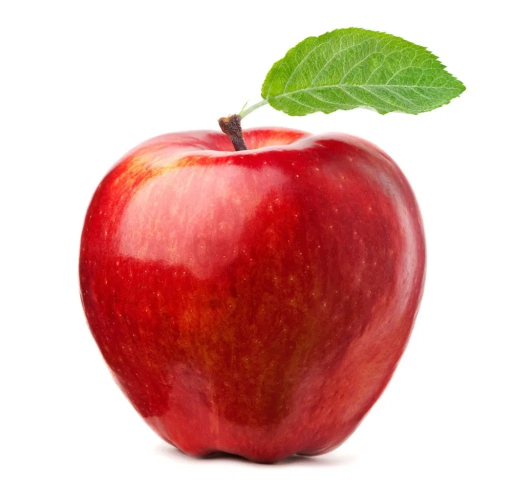
#> input picture Figuras/Maca.webp, 1024 x 978 px, found by its file name (shown at 1/2 size)
$ python teste2.py
#> lines starting #> are read from the running program, lines starting #| are printed output that depends on the picture
import matplotlib.pyplot as plt
import math
import numpy as np
import cv2

def seno(freq, amp, x0, y0, direction):
	xi = [0.0, math.pi*0.5, math.pi*1.5]
	x = []
	y = []
	for i in range(0, freq):
		for j in xi:
			if (j != 0 and i > 0) or (i == 0):
				yi = math.sin(j)
				x.append(x0 + (j + i*2*math.pi)/(freq*2*math.pi))
				y.append(y0 + yi * amp/2)

	x = x[::direction]
	y = y[::direction]
	return x, y


# img = cv2.imread('VB/Frida.jfif', cv2.IMREAD_GRAYSCALE)
img = cv2.imread('Figuras/Maca.webp', cv2.IMREAD_GRAYSCALE)
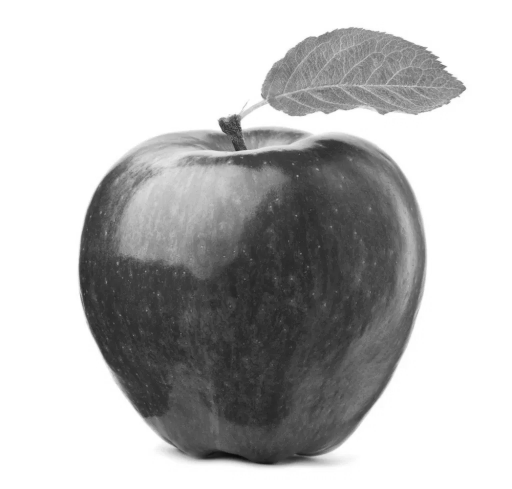
#> img: shape (978, 1024) (shown at 1/2 size); min 9, max 255, mean 186.5
img = np.array(img, dtype = np.float32)

len_x = img.shape[1]
#> len_x = 1024
len_y = img.shape[0]
#> len_y = 978

print('Dimensão Original:', len_x, len_y, len_x * len_y)
#| Dimensão Original: 1024 978 1001472

img = cv2.resize(img, (int(len_x/25),int(len_y/25)), interpolation=cv2.INTER_LINEAR)
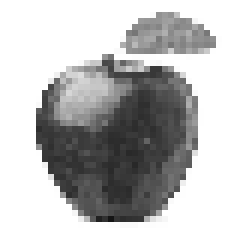
#> img: shape (39, 40) float32 (shown 6 times larger); min 21.37, max 255, mean 186.1

len_x = img.shape[1]
#> len_x = 40
len_y = img.shape[0]
#> len_y = 39

print('Dimensão Redimensionada', len_x, len_y, len_x * len_y)
#| Dimensão Redimensionada 40 39 1560

x = []
y = []
Freq_max = 7
Amp_max = 1

for i in range(0, len_y - 1):
	for j in range(0, len_x - 1):
		freq = int(Freq_max - (img[i,j]/255)*Freq_max + 1) # +1 PARA ~TER FREQUENCIA MÍNIMA DE 1
		amp = (Amp_max - (img[i,j]/255)*Amp_max)
		direction = 1
		xi, yi = seno(freq, amp, j, i, direction)
		x = np.hstack((x, xi))
		y = np.hstack((y, yi))
		# [10 lines of commented-out code are left out]

y = y * (-1)
print(x) #multiplicar pelo fator de escala (px -> unidade)
print(y) #multiplicar pelo fator de escala (px -> unidade)
#> (printed output is left out)

fig, ax = plt.subplots()
ax.plot(x, y,'k', linewidth=0.2)
plt.show()
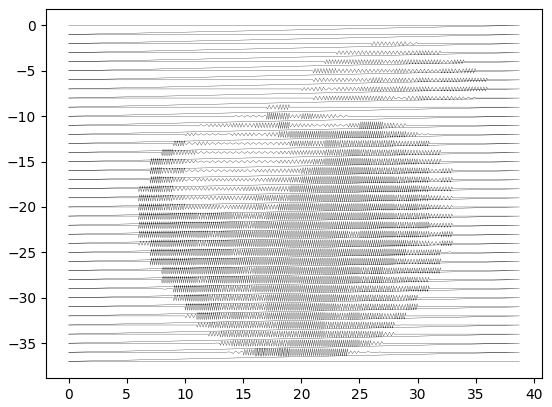
#> figure drawn by matplotlib, 1 panel

$ run again, with VB/Frida.jfif saved as Figuras/Maca.webp
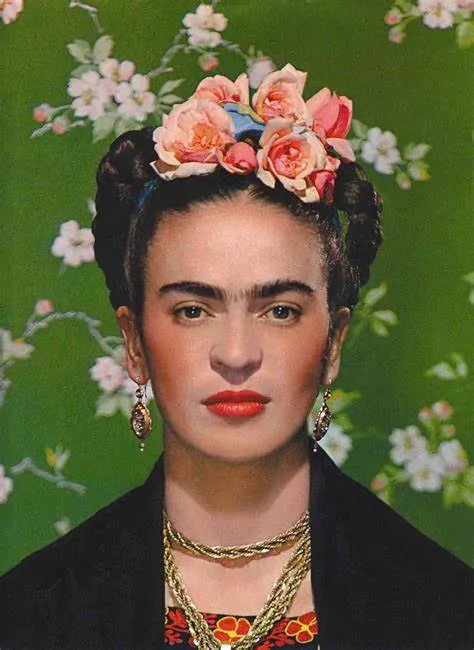
#> input picture VB/Frida.jfif, 474 x 650 px, found by its file name
#> `img = cv2.imread('Figuras/Maca.webp', cv2.IMREAD_GRAYSCALE)`:
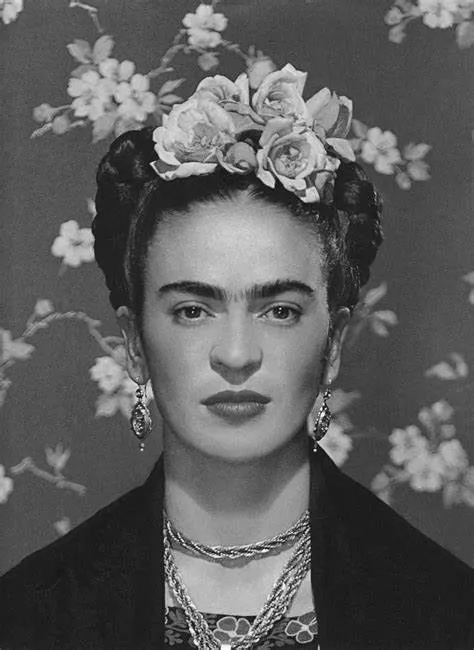
#> img: shape (650, 474); min 3, max 255, mean 92.8
#| Dimensão Original: 474 650 308100
#| Dimensão Redimensionada 18 26 468
#> (printed output is left out)
#> `plt.show()`:
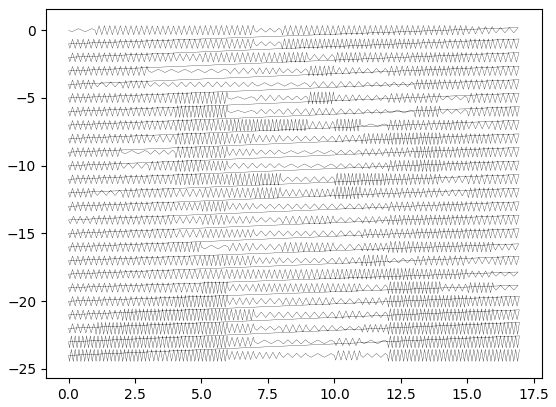
#> figure drawn by matplotlib, 1 panel

$ run again, with Figuras/gato.webp copied over Figuras/Maca.webp
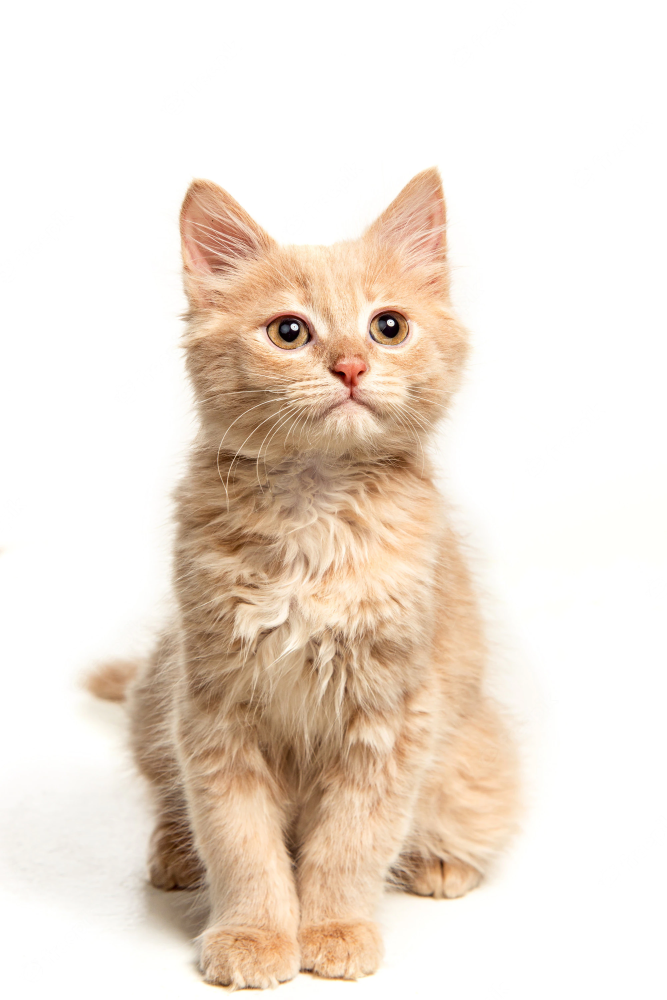
#> input picture Figuras/gato.webp, 2000 x 3000 px, found by its file name (shown at 1/3 size)
#| Dimensão Original: 2000 3000 6000000
#> `img = cv2.resize(img, (int(len_x/25),int(len_y/25)), interpolation=cv2..`:
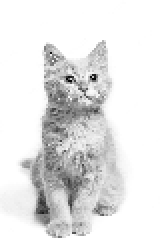
#> img: shape (120, 80) float32 (shown 2 times larger); min 3, max 255, mean 228.1
#| Dimensão Redimensionada 80 120 9600
#> (printed output is left out)
#> `plt.show()`:
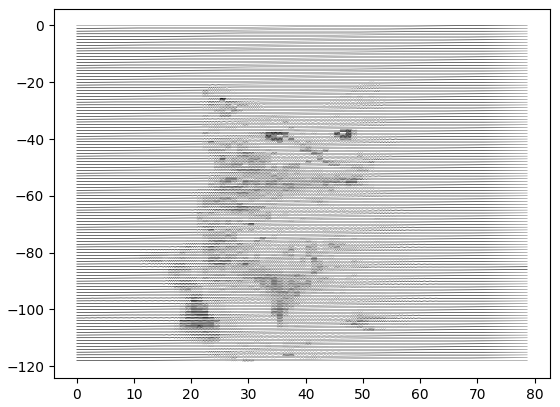
#> figure drawn by matplotlib, 1 panel
